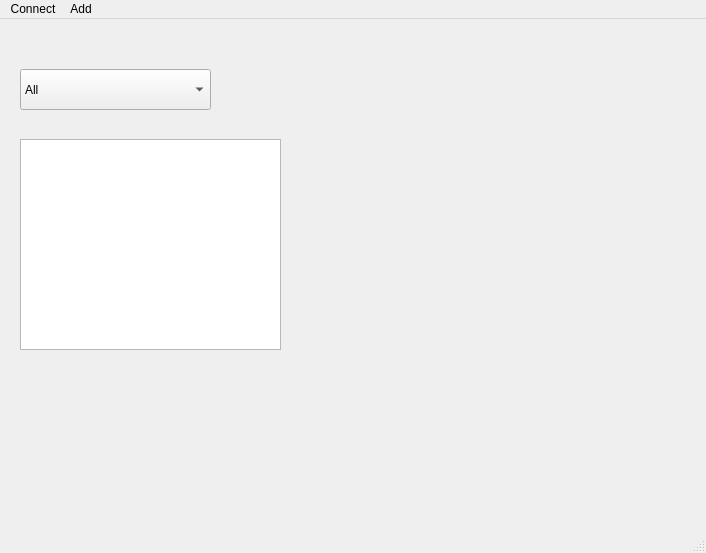
<?xml version="1.0" encoding="UTF-8"?>
<ui version="4.0">
 <class>mainWindow</class>
 <widget class="QMainWindow" name="mainWindow">
  <property name="geometry">
   <rect>
    <x>0</x>
    <y>0</y>
    <width>706</width>
    <height>553</height>
   </rect>
  </property>
  <property name="windowTitle">
   <string>PSM4 Interactive Documentation</string>
  </property>
  <widget class="QWidget" name="centralwidget">
   <widget class="QComboBox" name="comboBox">
    <property name="geometry">
     <rect>
      <x>20</x>
      <y>50</y>
      <width>191</width>
      <height>41</height>
     </rect>
    </property>
    <item>
     <property name="text">
      <string>All</string>
     </property>
    </item>
    <item>
     <property name="text">
      <string>Global</string>
     </property>
    </item>
    <item>
     <property name="text">
      <string>Projects</string>
     </property>
    </item>
    <item>
     <property name="text">
      <string>Quotes</string>
     </property>
    </item>
    <item>
     <property name="text">
      <string>Summary</string>
     </property>
    </item>
    <item>
     <property name="text">
      <string>Time Entry\Expense</string>
     </property>
    </item>
   </widget>
   <widget class="QListWidget" name="listOfWindows">
    <property name="geometry">
     <rect>
      <x>20</x>
      <y>120</y>
      <width>261</width>
      <height>211</height>
     </rect>
    </property>
   </widget>
  </widget>
  <widget class="QMenuBar" name="menubar">
   <property name="geometry">
    <rect>
     <x>0</x>
     <y>0</y>
     <width>706</width>
     <height>18</height>
    </rect>
   </property>
   <widget class="QMenu" name="menuFile">
    <property name="title">
     <string>Connect</string>
    </property>
    <addaction name="actionConnect_to_Database"/>
   </widget>
   <widget class="QMenu" name="menuAdd">
    <property name="title">
     <string>Add</string>
    </property>
    <addaction name="actionAdd_Window"/>
    <addaction name="actionAdd_Table"/>
    <addaction name="actionAdd_Component"/>
    <addaction name="actionAdd_Relationship"/>
   </widget>
   <addaction name="menuFile"/>
   <addaction name="menuAdd"/>
  </widget>
  <widget class="QStatusBar" name="statusbar"/>
  <action name="actionOpen_CSV">
   <property name="text">
    <string>Open CSV...</string>
   </property>
   <property name="toolTip">
    <string>Open CSV File in the program</string>
   </property>
   <property name="shortcut">
    <string>Ctrl+O</string>
   </property>
  </action>
  <action name="actionConnect_to_Database">
   <property name="text">
    <string>Connect to Database</string>
   </property>
   <property name="shortcut">
    <string>Ctrl+D</string>
   </property>
  </action>
  <action name="actionAdd_Window">
   <property name="text">
    <string>Add Window</string>
   </property>
  </action>
  <action name="actionAdd_Table">
   <property name="text">
    <string>Add Table</string>
   </property>
  </action>
  <action name="actionAdd_Component">
   <property name="text">
    <string>Add Component</string>
   </property>
  </action>
  <action name="actionAdd_Relationship">
   <property name="text">
    <string>Add Relationship</string>
   </property>
  </action>
 </widget>
 <resources/>
 <connections/>
</ui>
